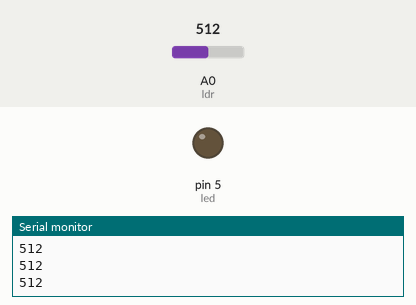
A sketch run on a simulated Arduino Uno, built with avr-gcc and run on an emulated ATmega328P. Parts: output pins drawn as LEDs (lit = HIGH), the last lines printed to the serial monitor. The inputs (shaded band) are chosen by the test bench; at power-on: A0 (ldr) = 512.

Above: at 1.2 s.
1.3 s: A0 (ldr) set to 489
At 2.6 s:
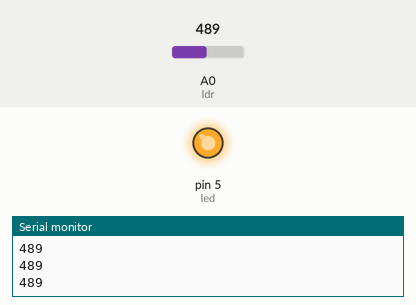
2.9 s: A0 (ldr) set to 510
At 4.0 s:
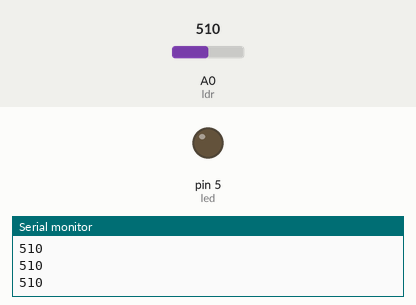
4.5 s: A0 (ldr) set to 490
At 5.3 s:
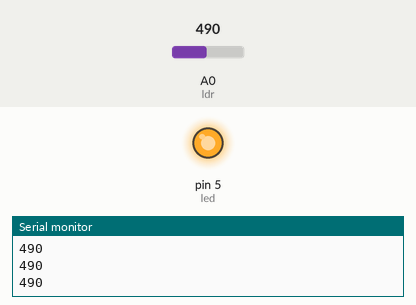
Timing chart, 0 to 7.5 s (numbered marks = the images above; inputs shaded):
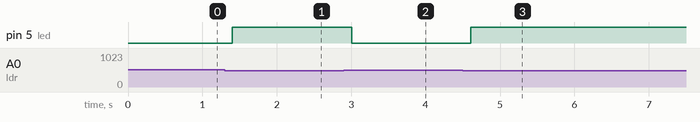

Measured:
- the behaviour switches between 500 and 499 on A0 (ldr) (found by bisection; images 0 and 1)
- after the input at 1.3 s, pin 5 (led): LOW → HIGH after 0.10 s
- after the input at 2.9 s, pin 5 (led): HIGH → LOW after 0.10 s
- after the input at 4.5 s, pin 5 (led): LOW → HIGH after 0.11 s

The sketch:

LDR_LED_BLINK.ino
```cpp
#define led 5
#define ldr A0

void setup() {
  pinMode(led, OUTPUT);
  Serial.begin(9600);
}

void loop() {
  int value = analogRead(ldr);  // read LDR value
  Serial.println(value);        // for checking (optional)

  if (value < 500) {   // DARK condition
    digitalWrite(led, HIGH);  // LED ON
  }
  else {               // BRIGHT condition
    digitalWrite(led, LOW);   // LED OFF
  }

  delay(200);
}
```
